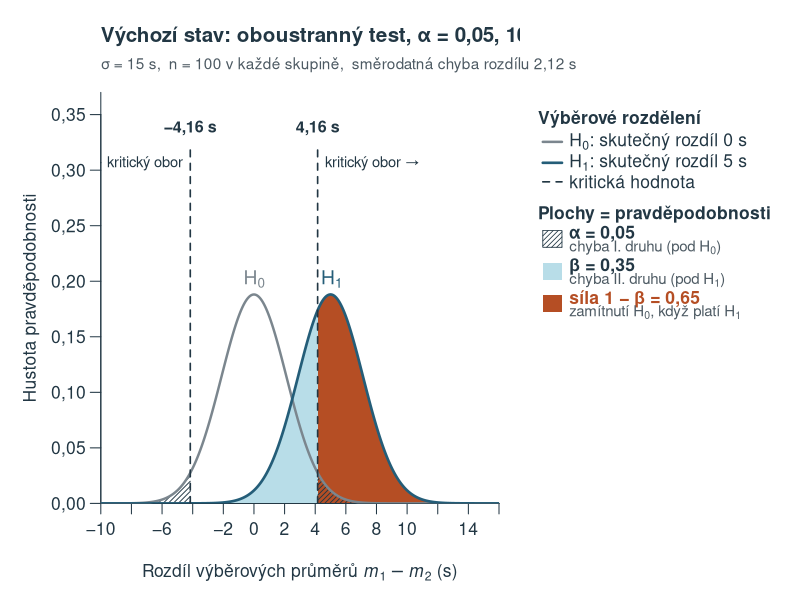
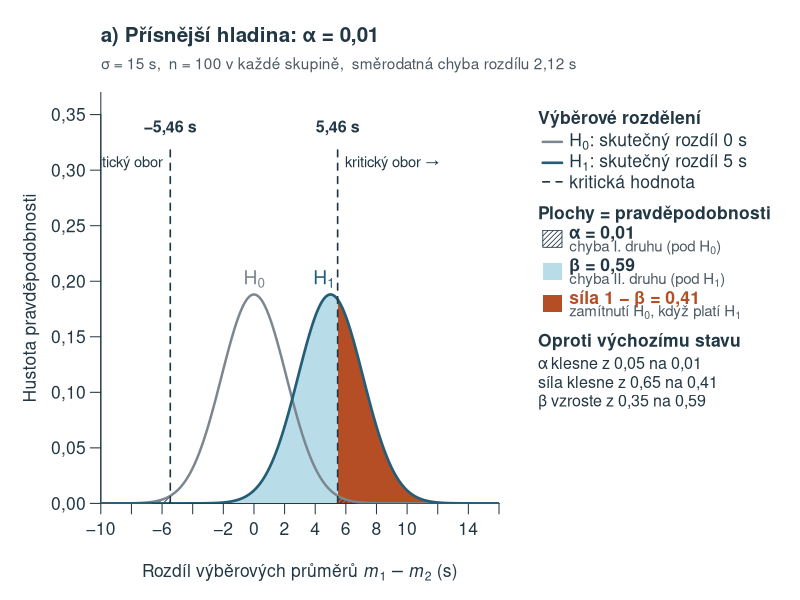
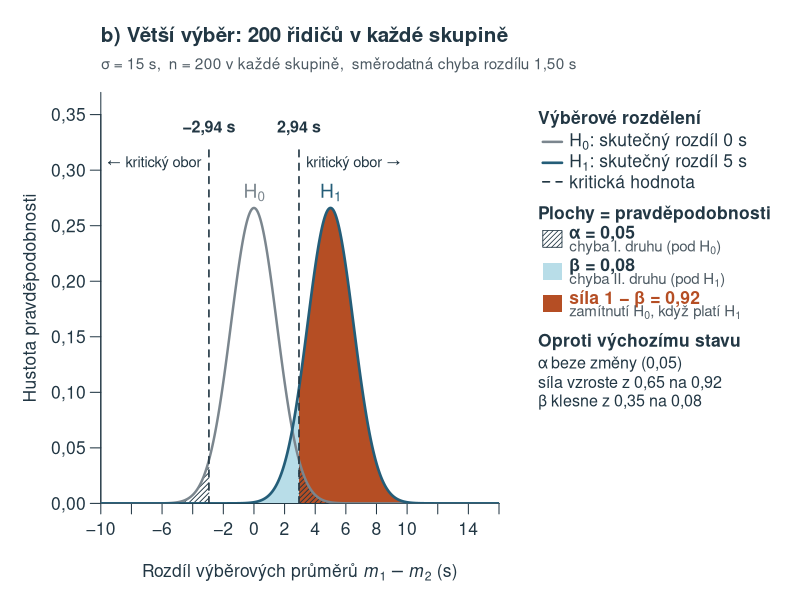
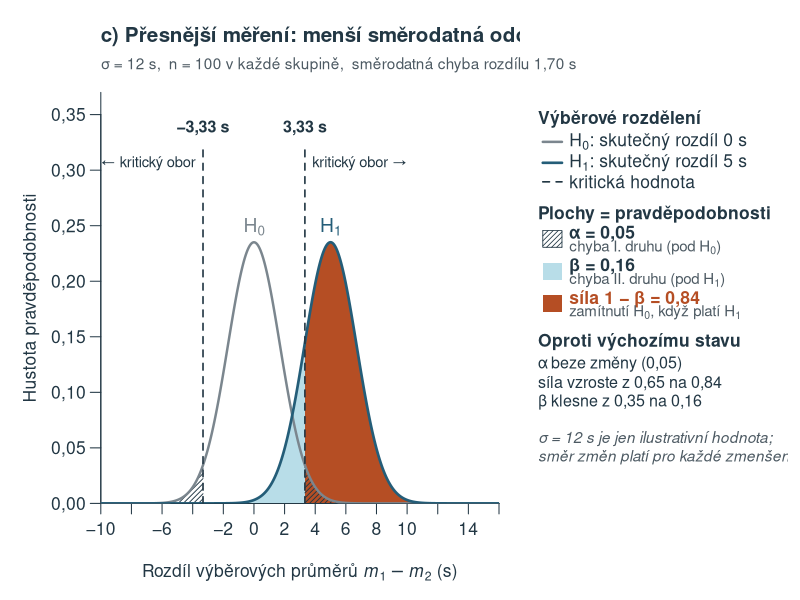
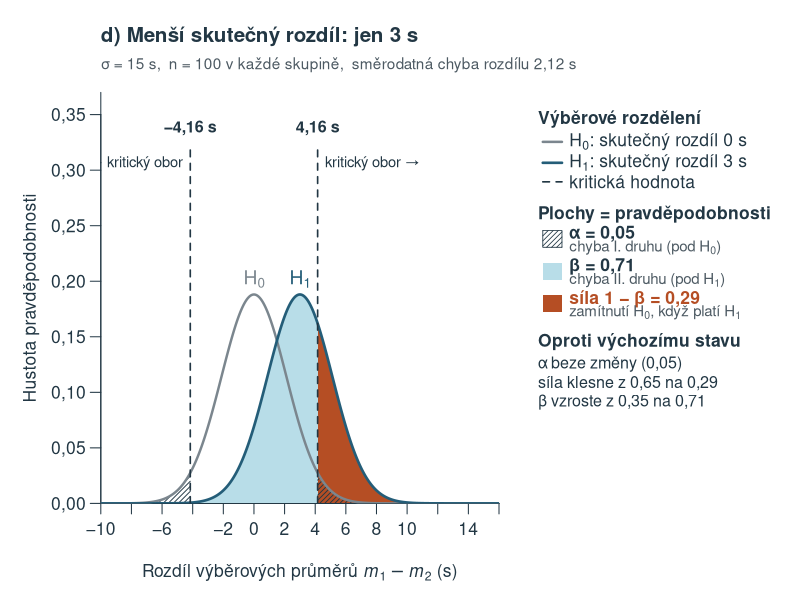
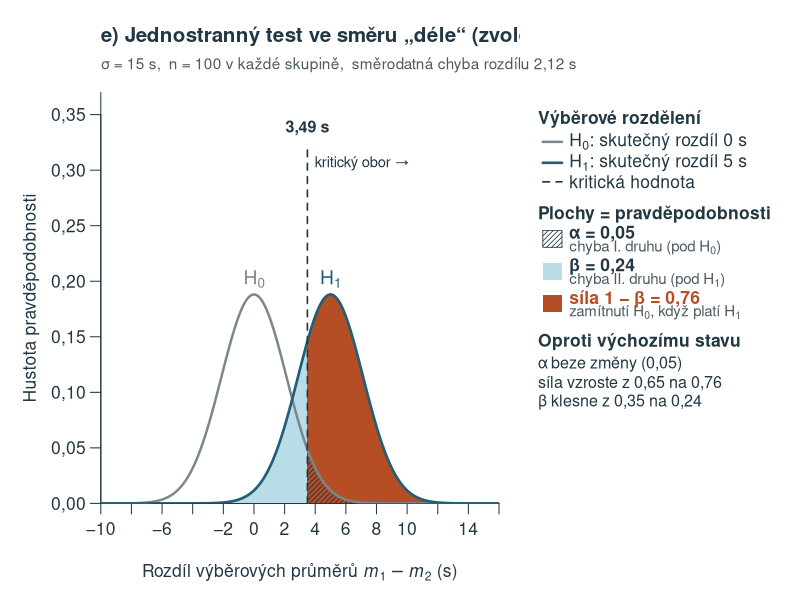
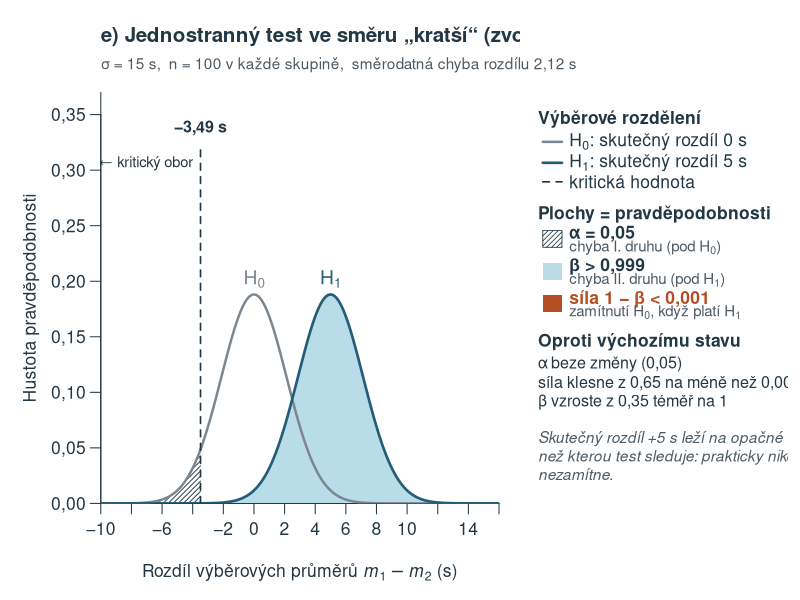
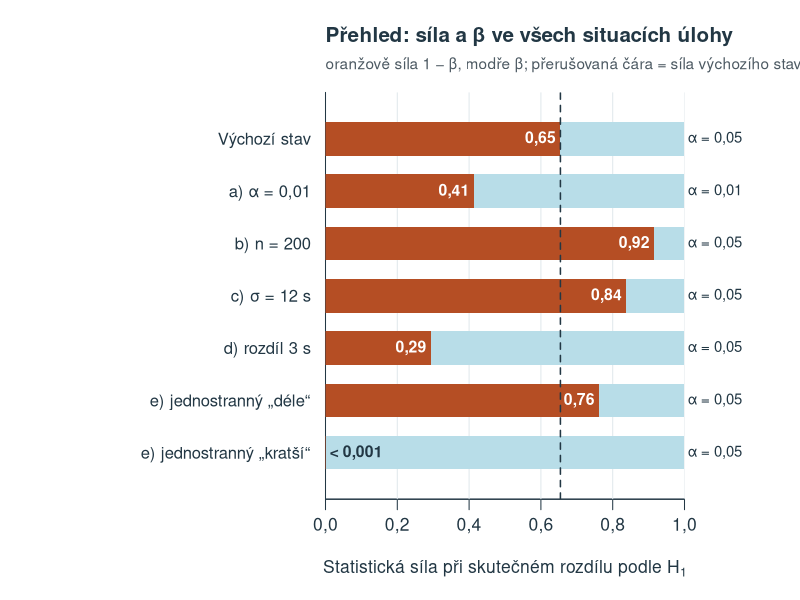

Write the R code that produced these figures, in order.
# Helper graphs for slide 36 of the chapter 6 presentation (task 4: what changes the power).
# Normal model of the chapter: sigma = 15 s, 100 drivers per group, SE of the difference 2.12 s.
# Run from the project root: Rscript scripts/kapitola_06-prezentace-sila.R
# Output: presentations/kapitola_06_uloha_4_sila_grafy.pdf, one graph per page (16:9).
out_file <- 'presentations/kapitola_06_uloha_4_sila_grafy.pdf'
old_options <- options(OutDec=',')

# Chapter 6 palette (scripts/kapitola_06.R).
c_blue <- '#245D78'; c_orange <- '#B54E24'; c_fill <- '#B8DDE8'; c_gray <- '#4D5A63'; c_ink <- '#223744'; c_h0 <- '#7B868E'
num <- function(x,digits=2) formatC(x,format='f',digits=digits,decimal.mark=',')
fmt_p <- function(x) if(x<.001) 'méně než 0,001' else num(x)
# Value after a label: ' = 0,65', or ' < 0,001' / ' > 0,999' for extreme probabilities.
eq_p <- function(x) if(x<.001) ' < 0,001' else if(x>.999) ' > 0,999' else paste0(' = ',num(x))

# One scenario = one page. sides: 'two', 'right' (H1 "longer") or 'left' (H1 "shorter").
scenario <- function(label,title,alpha=.05,n=100,sigma=15,delta=5,sides='two',note=NULL) {
  se <- sigma*sqrt(2/n)
  z <- if(sides=='two') qnorm(1-alpha/2) else qnorm(1-alpha)
  crit <- switch(sides,two=c(-1,1)*z*se,right=z*se,left=-z*se)
  power <- switch(sides,
    two=pnorm(-z*se,delta,se)+pnorm(z*se,delta,se,lower.tail=FALSE),
    right=pnorm(z*se,delta,se,lower.tail=FALSE),
    left=pnorm(-z*se,delta,se))
  list(label=label,title=title,alpha=alpha,n=n,sigma=sigma,delta=delta,sides=sides,se=se,crit=crit,power=power,note=note)
}
base <- scenario('Výchozí stav','Výchozí stav: oboustranný test, α = 0,05, 100 řidičů ve skupině')
scenarios <- list(
  base,
  scenario('a) α = 0,01','a) Přísnější hladina: α = 0,01',alpha=.01),
  scenario('b) n = 200','b) Větší výběr: 200 řidičů v každé skupině',n=200),
  scenario('c) σ = 12 s','c) Přesnější měření: menší směrodatná odchylka dob',sigma=12,
    note='σ = 12 s je jen ilustrativní hodnota;\nsměr změn platí pro každé zmenšení σ.'),
  scenario('d) rozdíl 3 s','d) Menší skutečný rozdíl: jen 3 s',delta=3),
  scenario('e) jednostranný „déle“','e) Jednostranný test ve směru „déle“ (zvolený předem)',sides='right'),
  scenario('e) jednostranný „kratší“','e) Jednostranný test ve směru „kratší“ (zvolený předem)',sides='left',
    note='Skutečný rozdíl +5 s leží na opačné straně,\nnež kterou test sleduje: prakticky nikdy\nnezamítne.')
)

xlim <- c(-10,16); ylim <- c(0,.37)
area <- function(from,to,mean,sd,...) {
  if(to<=from) return(invisible())
  x <- seq(from,to,length.out=300)
  polygon(c(from,x,to),c(0,dnorm(x,mean,sd),0),...)
}
swatch <- function(y,col,density=NULL,border=NA) {
  rect(.02,y-.022,.10,y+.022,col=if(is.null(density)) col else 'white',border=border)
  if(!is.null(density)) rect(.02,y-.022,.10,y+.022,col=c_ink,density=density,angle=45,border=c_ink,lwd=.8)
}
change_text <- function(now,before,what) {
  if(abs(now-before)<.005) paste0(what,' beze změny (',num(now),')')
  else paste0(what,if(now>before) ' vzroste' else ' klesne',' z ',num(before),' na ',fmt_p(now))
}

draw_page <- function(s) {
  layout(matrix(1:2,1),widths=c(2.6,1.4))
  # Main graph ---------------------------------------------------------------
  par(mar=c(4.6,4.8,4.4,1),mgp=c(2.9,.7,0),las=1,col.axis=c_ink,col.lab=c_ink,fg=c_ink,cex=1.05)
  plot(NA,xlim=xlim,ylim=ylim,xaxs='i',yaxs='i',bty='l',xaxt='n',
       xlab=expression('Rozdíl výběrových průměrů '*italic(m)[1]-italic(m)[2]*' (s)'),ylab='Hustota pravděpodobnosti')
  axis(1,at=seq(-10,16,2),labels=sub('^-','−',seq(-10,16,2)))
  title(s$title,line=2.4,adj=0,cex.main=1.18,col.main=c_ink)
  mtext(paste0('σ = ',num(s$sigma,0),' s,  n = ',s$n,' v každé skupině,  směrodatná chyba rozdílu ',num(s$se),' s'),
        side=3,line=.9,adj=0,cex=.92,col=c_gray)
  lo <- xlim[1]; hi <- xlim[2]; d <- s$delta; se <- s$se
  # Under H1: power (rejection region) in orange, beta (no rejection) in light blue.
  if(s$sides=='two') {
    area(lo,s$crit[1],d,se,col=c_orange,border=NA); area(s$crit[2],hi,d,se,col=c_orange,border=NA)
    area(s$crit[1],s$crit[2],d,se,col=c_fill,border=NA)
  } else if(s$sides=='right') {
    area(s$crit,hi,d,se,col=c_orange,border=NA); area(lo,s$crit,d,se,col=c_fill,border=NA)
  } else {
    area(lo,s$crit,d,se,col=c_orange,border=NA); area(s$crit,hi,d,se,col=c_fill,border=NA)
  }
  # Under H0: alpha hatched on top, so the power area stays visible beneath it.
  for(k in seq_along(s$crit)) {
    if(s$crit[k]>0) area(s$crit[k],hi,0,se,col=c_ink,density=28,angle=45,border=NA,lwd=.9)
    else area(lo,s$crit[k],0,se,col=c_ink,density=28,angle=45,border=NA,lwd=.9)
  }
  x <- seq(lo,hi,length.out=800)
  lines(x,dnorm(x,0,se),lwd=2.4,col=c_h0)
  lines(x,dnorm(x,d,se),lwd=2.6,col=c_blue)
  # Curve labels above the peaks, nudged away from a nearby dashed line.
  peak <- dnorm(0,0,se)
  place <- function(x0) { for(cv in s$crit) if(abs(x0-cv)<.9) x0 <- cv+sign(x0-cv+1e-9)*.9; x0 }
  text(place(0),peak+.014,expression(H[0]),cex=1.1,col=c_h0,font=2)
  text(place(d),peak+.014,expression(H[1]),cex=1.1,col=c_blue,font=2)
  # Critical values: dashed lines with labels in the free top band.
  for(cv in s$crit) {
    segments(cv,0,cv,.322,lty=2,lwd=1.6,col=c_ink)
    text(cv,.338,paste0(sub('^-','−',num(cv)),' s'),cex=.92,col=c_ink,font=2)
    side <- if(cv>0) 4 else 2
    text(cv,.306,if(cv>0) 'kritický obor →' else '← kritický obor',pos=side,offset=.35,cex=.84,col=c_ink)
  }
  # Side panel -----------------------------------------------------------------
  par(mar=c(4.6,.4,4.4,.6)); plot.new(); plot.window(c(0,1),c(0,1))
  y <- .97; cx <- 1
  text(0,y,'Výběrové rozdělení',adj=0,font=2,cex=cx,col=c_ink); y <- y-.06
  segments(.02,y,.10,y,lwd=2.4,col=c_h0)
  text(.13,y,bquote(H[0]*': skutečný rozdíl 0 s'),adj=0,cex=cx,col=c_ink); y <- y-.055
  segments(.02,y,.10,y,lwd=2.6,col=c_blue)
  text(.13,y,bquote(H[1]*': skutečný rozdíl '*.(num(d,0))*' s'),adj=0,cex=cx,col=c_ink); y <- y-.05
  segments(.02,y,.10,y,lty=2,lwd=1.6,col=c_ink)
  text(.13,y,'kritická hodnota',adj=0,cex=cx,col=c_ink); y <- y-.085
  text(0,y,'Plochy = pravděpodobnosti',adj=0,font=2,cex=cx,col=c_ink); y <- y-.065
  swatch(y,NULL,density=28)
  text(.13,y+.012,paste0('α = ',num(s$alpha)),adj=0,cex=cx,font=2,col=c_ink)
  text(.13,y-.024,bquote('chyba I. druhu (pod '*H[0]*')'),adj=0,cex=.86,col=c_gray); y <- y-.085
  swatch(y,c_fill)
  text(.13,y+.012,paste0('β',eq_p(1-s$power)),adj=0,cex=cx,font=2,col=c_ink)
  text(.13,y-.024,bquote('chyba II. druhu (pod '*H[1]*')'),adj=0,cex=.86,col=c_gray); y <- y-.085
  swatch(y,c_orange)
  text(.13,y+.012,paste0('síla 1 − β',eq_p(s$power)),adj=0,cex=cx,font=2,col=c_orange)
  text(.13,y-.024,bquote('zamítnutí '*H[0]*', když platí '*H[1]),adj=0,cex=.86,col=c_gray); y <- y-.1
  if(!identical(s,base)) {
    text(0,y,'Oproti výchozímu stavu',adj=0,font=2,cex=cx,col=c_ink); y <- y-.06
    text(0,y,change_text(s$alpha,base$alpha,'α'),adj=0,cex=.92,col=c_ink); y <- y-.05
    text(0,y,change_text(s$power,base$power,'síla'),adj=0,cex=.92,col=c_ink); y <- y-.05
    text(0,y,if(s$power<.001) paste0('β vzroste z ',num(1-base$power),' téměř na 1') else change_text(1-s$power,1-base$power,'β'),adj=0,cex=.92,col=c_ink); y <- y-.075
  }
  if(!is.null(s$note)) text(0,y,s$note,adj=c(0,1),cex=.88,col=c_gray,font=3)
}

draw_summary <- function() {
  layout(1); par(mar=c(4.8,15.5,4.4,5.5),mgp=c(2.9,.7,0),las=1,col.axis=c_ink,col.lab=c_ink,fg=c_ink,cex=1.05)
  k <- length(scenarios); pw <- sapply(scenarios,`[[`,'power'); yy <- rev(seq_len(k))
  plot(NA,xlim=c(0,1),ylim=c(.4,k+.6),yaxt='n',xaxt='n',xaxs='i',bty='l',xlab=expression('Statistická síla při skutečném rozdílu podle '*H[1]),ylab='')
  axis(1,at=seq(0,1,.2),labels=num(seq(0,1,.2),1))
  abline(v=seq(.2,1,.2),col='#E1E8EB',lwd=1)
  rect(0,yy-.32,pw,yy+.32,col=c_orange,border=NA)
  rect(pw,yy-.32,1,yy+.32,col=c_fill,border=NA)
  abline(v=base$power,lty=2,lwd=1.5,col=c_ink)
  lab <- sapply(scenarios,`[[`,'label')
  axis(2,at=yy,labels=lab,tick=FALSE,cex.axis=.95)
  text(1.01,yy,paste0('α = ',sapply(scenarios,function(s) num(s$alpha))),adj=0,xpd=NA,cex=.85,col=c_ink)
  inside <- pw>.2; lab_pw <- ifelse(pw<.001,'< 0,001',num(pw))
  text(pw[inside]-.012,yy[inside],lab_pw[inside],adj=1,cex=.9,font=2,col='white')
  text(pw[!inside]+.012,yy[!inside],lab_pw[!inside],adj=0,cex=.9,font=2,col=c_ink)
  title('Přehled: síla a β ve všech situacích úlohy',line=2.4,adj=0,cex.main=1.18,col.main=c_ink)
  mtext('oranžově síla 1 − β, modře β; přerušovaná čára = síla výchozího stavu (0,65)',side=3,line=.9,adj=0,cex=.92,col=c_gray)
}

cairo_pdf(out_file,width=13.33,height=7.5,onefile=TRUE,family='Arial')
for(s in scenarios) draw_page(s)
draw_summary()
invisible(dev.off())
options(old_options)
for(s in scenarios) cat(sprintf('%-28s alpha=%.2f se=%.3f crit=%s power=%.4f\n',s$label,s$alpha,s$se,paste(round(s$crit,3),collapse='/'),s$power))
